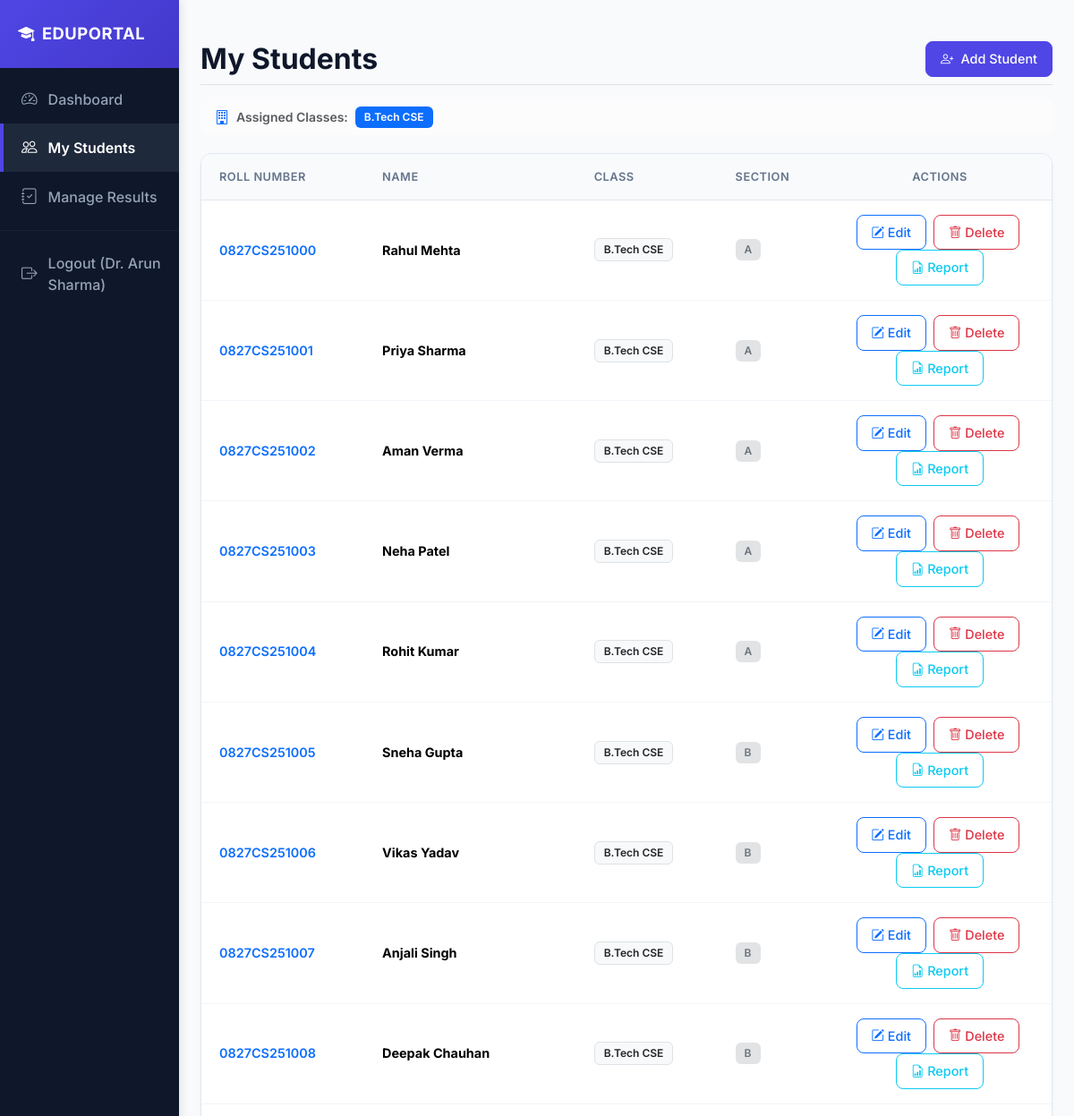
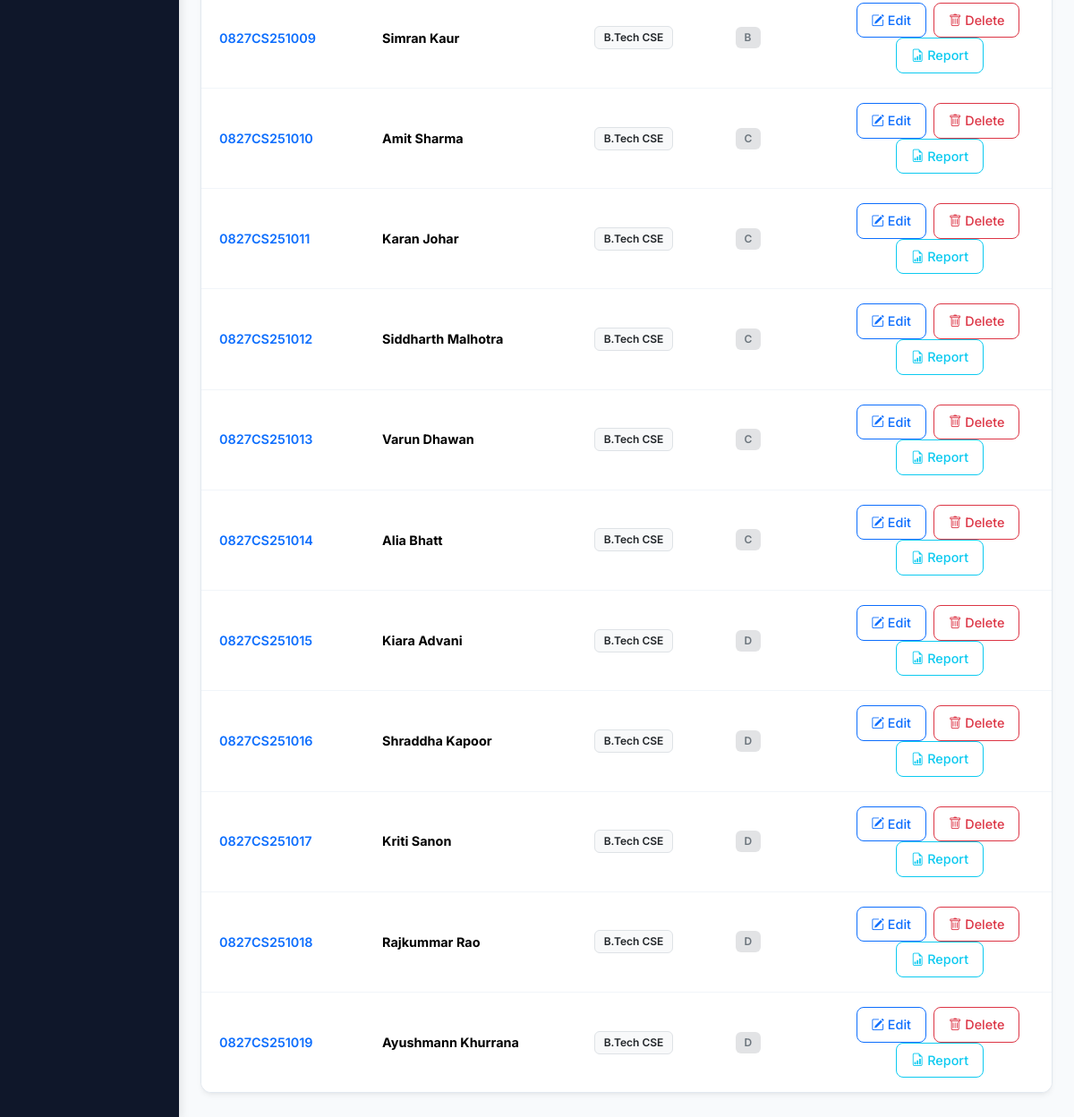
Page /teacher_students.php (signed in) on the committed database (2 pictures, top to bottom).
### tables this page shows
CREATE TABLE students (
  id INT AUTO_INCREMENT PRIMARY KEY,
  user_id INT DEFAULT NULL UNIQUE,
  roll_no VARCHAR(50),
  name VARCHAR(150),
  class VARCHAR(50),
  section VARCHAR(20),
  created_at TIMESTAMP DEFAULT CURRENT_TIMESTAMP,
  FOREIGN KEY (user_id) REFERENCES users(id) ON DELETE SET NULL
);

### config/db.php (called while the page is built, shortened)
<?php
function esc($v){ return htmlspecialchars(trim($v), ENT_QUOTES, 'UTF-8'); }
?>

### teacher_students.php (the view, shortened to what this page needs)
<?php
require_once 'includes/header.php'; if($user['role']!='teacher') die('Unauthorized');
$stmt = $conn->prepare('SELECT DISTINCT class FROM teacher_assignments WHERE teacher_id=?');
$stmt->bind_param('i',$user['id']); $stmt->execute(); $cls_res = $stmt->get_result();
$classes = [];
while($c = $cls_res->fetch_assoc()) $classes[] = $c['class'];
$escaped = array_map(function($v) use ($conn){ return "'" . $conn->real_escape_string($v) . "'"; }, $classes);
$in = implode(',', $escaped);
$sql = "SELECT * FROM students WHERE class IN ($in) ORDER BY roll_no";
$res = $conn->query($sql);
?>
<!doctype html>
<html>
<head>
  <link href="https://cdn.jsdelivr.net/npm/bootstrap@5.3.2/dist/css/bootstrap.min.css" rel="stylesheet">
  <link rel="stylesheet" href="https://cdn.jsdelivr.net/npm/bootstrap-icons@1.11.2/font/bootstrap-icons.min.css">
  <link rel="stylesheet" href="style.css">
</head>
<body>
  <div class="container-fluid">
    <div class="row">
      <?php include 'includes/sidebar.php'; ?>
      <main class="col-md-9 ms-sm-auto col-lg-10 px-md-4">
        <div class="d-flex justify-content-between align-items-center pt-3 pb-2 mb-3 border-bottom">
          <h2 class="h2 page-title mb-0">My Students</h2>
          <a class="btn btn-primary" href="teacher_student_add.php"><i class="bi bi-person-plus me-2"></i>Add Student</a>
        </div>
        <div class="alert alert-secondary py-2 border-0 bg-light-subtle d-flex align-items-center">
          <i class="bi bi-building me-2 text-primary"></i>
          <span class="small fw-semibold text-muted">Assigned Classes:</span>
          <span class="ms-2 badge bg-primary"><?=esc(implode(', ',$classes))?></span>
        </div>
        <div class="table-container">
          <table class="table align-middle">
            <thead>
              <tr>
                <th>Roll Number</th>
                <th>Name</th>
                <th>Class</th>
                <th>Section</th>
                <th style="width: 250px; text-align: center;">Actions</th>
              </tr>
            </thead>
            <tbody>
              <?php while($r = $res->fetch_assoc()): ?>
                <tr>
                  <td class="fw-semibold text-primary"><?=esc($r['roll_no'])?></td>
                  <td><strong><?=esc($r['name'])?></strong></td>
                  <td><span class="badge bg-light text-dark border"><?=esc($r['class'])?></span></td>
                  <td><span class="badge bg-secondary-subtle text-secondary"><?=esc($r['section'])?></span></td>
                  <td class="text-center">
                    <a class="btn btn-sm btn-outline-primary me-1" href="teacher_student_edit.php?id=<?=$r['id']?>">
                      <i class="bi bi-pencil-square"></i> Edit
                    </a>
                    <a class="btn btn-sm btn-outline-danger me-1" href="teacher_student_delete.php?id=<?=$r['id']?>" onclick="return confirm('Delete student profile?')">
                      <i class="bi bi-trash"></i> Delete
                    </a>
                    <a class="btn btn-sm btn-outline-info" href="reports.php?student_id=<?=$r['id']?>">
                      <i class="bi bi-file-earmark-bar-graph"></i> Report
                    </a>
                  </td>
                </tr>
              <?php endwhile; ?>
            </tbody>
          </table>
        </div>
      </main>
    </div>
  </div>
</body>
</html>

### style.css (style rules this page uses)
:root { --bg-primary: #f8fafc; --text-main: #1e293b; --text-muted: #64748b; --sidebar-bg: #0f172a; --sidebar-hover: #1e293b; --primary: #4f46e5; --primary-hover: #4338ca; --border-color: #e2e8f0; --card-shadow: 0 4px 6px -1px rgb(0 0 0 / 0.05), 0 2px 4px -2px rgb(0 0 0 / 0.05); }
body { font-family: 'Inter', sans-serif; background-color: var(--bg-primary); color: var(--text-main); margin: 0; padding: 0; }
main { padding: 30px 40px; }
.page-title { font-weight: 700; color: var(--sidebar-bg); margin-bottom: 24px; }
.btn { border-radius: 8px; font-weight: 500; padding: 8px 16px; font-size: 0.9rem; transition: all 0.2s ease; }
.btn-primary { background-color: var(--primary); border-color: var(--primary); }
.table-container { background-color: #ffffff; border: 1px solid var(--border-color); border-radius: 12px; box-shadow: var(--card-shadow); overflow: hidden; margin-top: 20px; }
.table { margin-bottom: 0; }
.table th { background-color: #f8fafc; color: var(--text-muted); font-weight: 600; font-size: 0.8rem; text-transform: uppercase; letter-spacing: 0.5px; border-bottom: 1px solid var(--border-color); padding: 16px 20px; }
.table td { padding: 16px 20px; vertical-align: middle; border-bottom: 1px solid #f1f5f9; font-size: 0.9rem; }
.table tbody tr:last-child td { border-bottom: none; }
.badge { padding: 6px 10px; font-weight: 600; border-radius: 6px; font-size: 0.75rem; display: inline-block; }

### rows in the picture
students: roll_no "0827CS251000", name "Rahul Mehta", class "B.Tech CSE", section "A"
students: roll_no "0827CS251001", name "Priya Sharma", class "B.Tech CSE", section "A"
students: roll_no "0827CS251002", name "Aman Verma", class "B.Tech CSE", section "A"
students: roll_no "0827CS251003", name "Neha Patel", class "B.Tech CSE", section "A"
students: roll_no "0827CS251004", name "Rohit Kumar", class "B.Tech CSE", section "A"
students: roll_no "0827CS251005", name "Sneha Gupta", class "B.Tech CSE", section "B"
students: roll_no "0827CS251006", name "Vikas Yadav", class "B.Tech CSE", section "B"
students: roll_no "0827CS251007", name "Anjali Singh", class "B.Tech CSE", section "B"
students: roll_no "0827CS251008", name "Deepak Chauhan", class "B.Tech CSE", section "B"
students: roll_no "0827CS251009", name "Simran Kaur", class "B.Tech CSE", section "B"
students: roll_no "0827CS251010", name "Amit Sharma", class "B.Tech CSE", section "C"
students: roll_no "0827CS251011", name "Karan Johar", class "B.Tech CSE", section "C"
students: roll_no "0827CS251012", name "Siddharth Malhotra", class "B.Tech CSE", section "C"
students: roll_no "0827CS251013", name "Varun Dhawan", class "B.Tech CSE", section "C"
students: roll_no "0827CS251014", name "Alia Bhatt", class "B.Tech CSE", section "C"
students: roll_no "0827CS251015", name "Kiara Advani", class "B.Tech CSE", section "D"
students: roll_no "0827CS251016", name "Shraddha Kapoor", class "B.Tech CSE", section "D"
students: roll_no "0827CS251017", name "Kriti Sanon", class "B.Tech CSE", section "D"
students: roll_no "0827CS251018", name "Rajkummar Rao", class "B.Tech CSE", section "D"
students: roll_no "0827CS251019", name "Ayushmann Khurrana", class "B.Tech CSE", section "D"

### other values in the picture
$user['name'] "Dr. Arun Sharma"
implode(', ',$classes) "B.Tech CSE"
